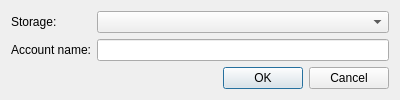
<?xml version="1.0" encoding="UTF-8"?>
<ui version="4.0">
 <class>AddAccountDialog</class>
 <widget class="QDialog" name="AddAccountDialog">
  <property name="geometry">
   <rect>
    <x>0</x>
    <y>0</y>
    <width>400</width>
    <height>97</height>
   </rect>
  </property>
  <property name="windowTitle">
   <string>Add account</string>
  </property>
  <layout class="QVBoxLayout" name="verticalLayout">
   <item>
    <layout class="QFormLayout" name="formLayout">
     <property name="fieldGrowthPolicy">
      <enum>QFormLayout::AllNonFixedFieldsGrow</enum>
     </property>
     <item row="0" column="0">
      <widget class="QLabel" name="label">
       <property name="text">
        <string>Storage:</string>
       </property>
      </widget>
     </item>
     <item row="0" column="1">
      <widget class="QComboBox" name="Storage_"/>
     </item>
     <item row="1" column="0">
      <widget class="QLabel" name="label_2">
       <property name="text">
        <string>Account name:</string>
       </property>
      </widget>
     </item>
     <item row="1" column="1">
      <widget class="QLineEdit" name="AccountName_"/>
     </item>
    </layout>
   </item>
   <item>
    <widget class="QDialogButtonBox" name="buttonBox">
     <property name="orientation">
      <enum>Qt::Horizontal</enum>
     </property>
     <property name="standardButtons">
      <set>QDialogButtonBox::Cancel|QDialogButtonBox::Ok</set>
     </property>
    </widget>
   </item>
  </layout>
 </widget>
 <resources/>
 <connections>
  <connection>
   <sender>buttonBox</sender>
   <signal>accepted()</signal>
   <receiver>AddAccountDialog</receiver>
   <slot>accept()</slot>
   <hints>
    <hint type="sourcelabel">
     <x>248</x>
     <y>254</y>
    </hint>
    <hint type="destinationlabel">
     <x>157</x>
     <y>274</y>
    </hint>
   </hints>
  </connection>
  <connection>
   <sender>buttonBox</sender>
   <signal>rejected()</signal>
   <receiver>AddAccountDialog</receiver>
   <slot>reject()</slot>
   <hints>
    <hint type="sourcelabel">
     <x>316</x>
     <y>260</y>
    </hint>
    <hint type="destinationlabel">
     <x>286</x>
     <y>274</y>
    </hint>
   </hints>
  </connection>
 </connections>
</ui>
